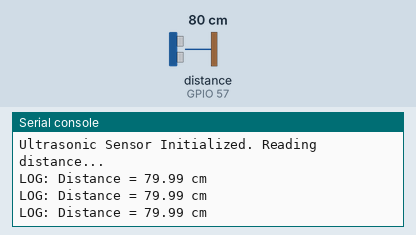
A program run on a simulated MicroPython board. On the bench: the last lines printed to the serial console. The test bench sets the inputs (shaded band); at power-on: distance to the obstacle (sensor on GPIO 57) 80 cm. The echo pulse lasts 58.3 µs per cm.

Above: at 1.2 s.
1.3 s: distance to the obstacle (sensor on GPIO 57) set to 2 cm
At 1.9 s:
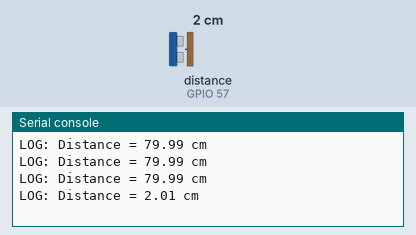
2.8 s: distance to the obstacle (sensor on GPIO 57) set to 4 cm
At 3.4 s:
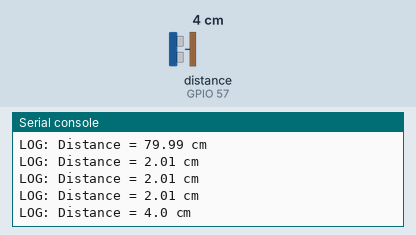
Timing chart, 0 to 5.8 s (numbered marks = the images above; inputs shaded):
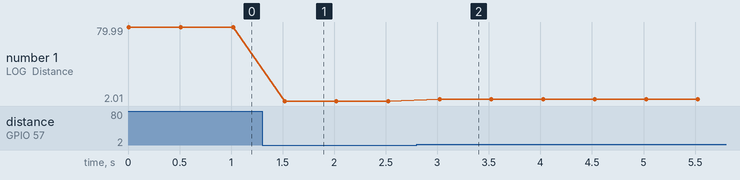

Measured:
- after the input at 1.3 s, the serial console: prints a new line after 0.22 s (image 1)
- after the input at 2.8 s, the serial console: prints a new line after 0.22 s (image 2)
- plotted number 1: 79.99 → 2.01 after the input at 1.3 s, 2.01 → 4 after the input at 2.8 s

The program:

ultrasonic.py
```python
import time
from machine import Pin, time_pulse_us

# --- STM32 Hardware Configuration ---
# Replace 'PA5' and 'PA6' with your actual STM32 pin names
TRIG = Pin('A0', Pin.OUT)  # Trigger pin (Outputs the pulse)
ECHO = Pin('A7', Pin.IN)   # Echo pin (Reads the return pulse)

# Ensure trigger starts low
TRIG.value(0)
time.sleep_ms(2)

print("Ultrasonic Sensor Initialized. Reading distance...")

def get_distance():
    """Sends a pulse and calculates the distance in centimeters."""
    # 1. Send a precise 10-microsecond high pulse to trigger the sensor
    TRIG.value(1)
    time.sleep_us(10)
    TRIG.value(0)

    # 2. Measure the duration of the incoming high pulse on the Echo pin
    # time_pulse_us returns the time in microseconds, or -1/-2 on timeout
    duration_us = time_pulse_us(ECHO, 1, 30000) # 30ms timeout (~5 meters max)

    if duration_us < 0:
        return None  # Out of range or read error

    # 3. Calculate distance in cm
    # Speed of sound is ~0.0343 cm per microsecond.
    # Divide by 2 because the wave travels to the object and back.
    distance_cm = (duration_us * 0.0343) / 2
    return round(distance_cm, 2)

# --- Main Measurement Loop ---
try:
    while True:
        distance = get_distance()

        # Print logs based on the sensor reading
        if distance is not None:
            print(f"LOG: Distance = {distance} cm")
        else:
            print("LOG: Out of range / No object detected")

        # Wait 500ms before the next reading to avoid overlapping echoes
        time.sleep_ms(500)

except KeyboardInterrupt:
    print("\nMeasurement stopped by user.")
```
